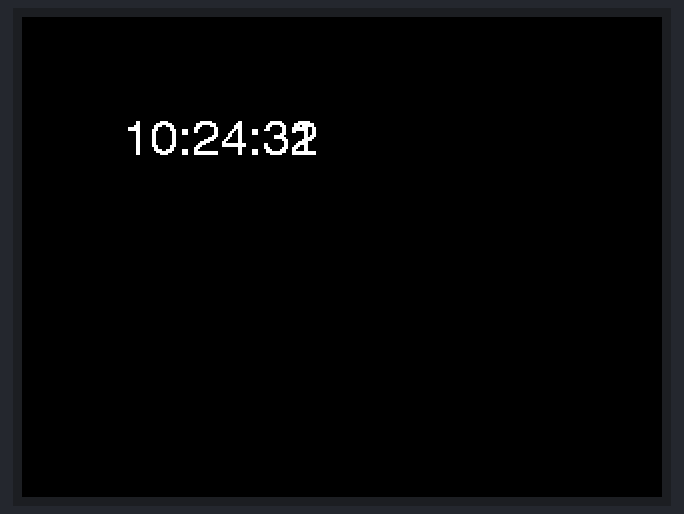
The sketch below on a simulated ESP32. Shown: 320×240 colour display. WiFi joins after 1.5 s; servers stay silent unless stated; the local clock reads 2024-03-15 10:24:30 at power-on unless the sketch sets it; what the sketch prints to the serial monitor is not drawn.

Above: at 2.1 s.
At 10.1 s:
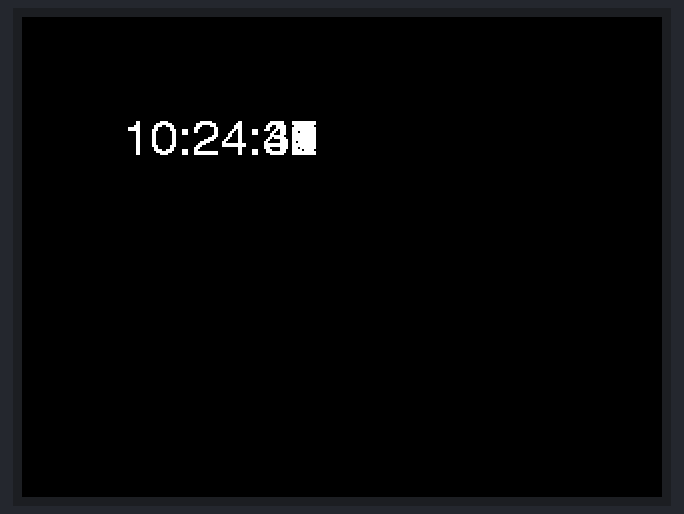

The sketch:

step4.ino
```cpp
// (licence header left out)
#include <TFT_eSPI.h>                              // https://github.com/Bodmer/TFT_eSPI
#include <ezTime.h>                                // https://github.com/ropg/ezTime
#if defined(ESP32)
#include <WiFi.h>                                  // use this WiFi lib for ESP32, or
#elif defined (ESP8266)
#include <ESP8266WiFi.h>                           // use this WiFi lib for ESP8266
#endif

#define WIFI_SSID          "yourSSID"
#define WIFI_PWD           "yourPassword"
#define TZ_RULE            "EST5EDT,M3.2.0/2:00:00,M11.1.0/2:00:00"
//#define TZ_NAME          "US/Eastern"            // zone name in TZ database

TFT_eSPI tft = TFT_eSPI();                         // display object
Timezone local;                                    // local timezone variable

void showNetworkStartup() {
  Serial.print("WiFi starting");
  while (WiFi.status()!=WL_CONNECTED) {            // while waiting for connection
    Serial.print(".");                             // show we are trying!
    delay(300);
  }
  Serial.print("\nWiFi connected. IP = ");         // Connected to LAN now
  Serial.println(WiFi.localIP());                  // so show IP address
}

void setup() {
  tft.init();
  tft.setRotation(1);                              // portrait screen orientation
  tft.fillScreen(TFT_BLACK);                       // start with empty screen
  Serial.begin(115200);                            // open serial port
  WiFi.begin(WIFI_SSID,WIFI_PWD);                  // attempt WiFi connection
  showNetworkStartup();                            // show progress
  waitForSync();                                   // wait for NTP packet return
  Serial.println("UTC:   "+UTC.dateTime());        // display UTC time
  //local.setLocation(TZ_NAME);                    // estab. local TZ by name
  local.setPosix(TZ_RULE);                         // estab. local TZ by rule
}

void loop() {
  events();                                        // refresh time every 30 min
  if (secondChanged())                             // is it a new second yet?
    tft.drawString(local.dateTime("h:i:s"),        // display time on screen
      50,50,4);
    Serial.println("Local: "+local.dateTime());    // if so, display local time
}
```
